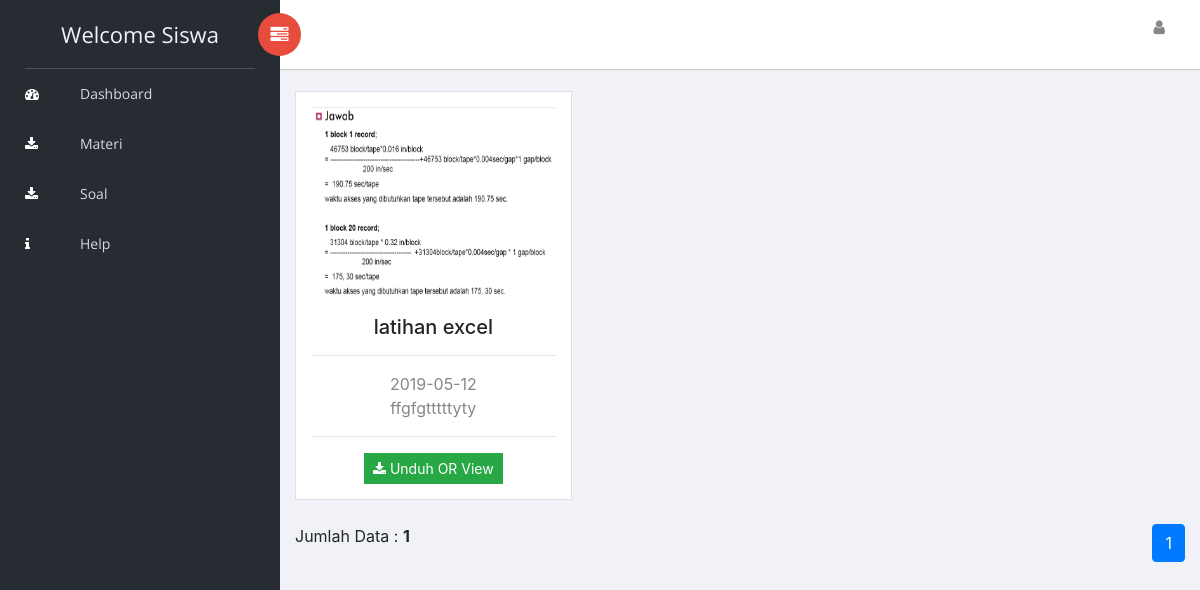
The page /siswa/soal/data.php (signed in) on the database its author committed.
### tables this page shows
CREATE TABLE `upload_soal` (
  `id_uploadsoal` varchar(20) NOT NULL,
  `judul_soal` varchar(191) NOT NULL,
  `link` varchar(200) DEFAULT NULL,
  `file` varchar(200) DEFAULT NULL,
  `id_guru` varchar(20) NOT NULL,
  `kelas` int(20) NOT NULL,
  `gambar` varchar(500) DEFAULT NULL,
  `keterangan` text NOT NULL,
  `tgl_upload` date NOT NULL
);

### siswa/soal/data.php (the view)
<?php include_once '../header.php' ?>
<div class="row">
		<?php
	$idsiswa=$_SESSION['siswa'];
	$batas=3;
 	$hal=@$_GET['hal'];
 	if (empty($hal)) {
 		$posisi=0;
		$hal=1;
 	}
 	else{
 	$posisi=($hal-1)*$batas;
 	}
	$datasiswa=mysqli_query($con,"select * from siswa where NIS='$idsiswa' ");
	$siswa=mysqli_fetch_array($datasiswa);
	$kelas=$siswa['kelas'];
	$downloadsoal=mysqli_query($con,"select * from upload_soal where kelas='$kelas'  order by id_uploadsoal desc LIMIT $posisi,$batas  ");
	foreach ($downloadsoal as $soal) {
	 ?>
 <div class="col-md-4">
	    <div class="card">
	        <div class="card-body">
	            <div class="mx-auto d-block">
	            	<?php
	            		if (is_null($soal['gambar']) or empty($soal['gambar'])) {
	            			?>
	            			 <img class=" mx-auto d-block" src="../images/noimage.png" alt="Card image cap" height="200px">
	            			<?php
	            		}
	            		else{
	            		?>
	            		    <img class=" mx-auto d-block" src="../../guru/file/gambar/<?php echo $soal['gambar']?>" alt="Card image cap" height="200px">
	            		<?php
	            	}
	            	 ?>
	                <h5 class="text-sm-center mt-2 mb-1"><?php echo $soal['judul_soal']; ?></h5>
	                <div class="location text-sm-center">
	                <hr>
	                <p><?php echo $soal['tgl_upload']; ?><br><?php echo $soal['keterangan']; ?></p>
	            </div>
	            <hr>
	            <div class="card-text text-sm-center">
	               <a href="unduh.php?id=<?=$soal['id_uploadsoal']?>" target="_blank" class="btn btn-sm btn-success"><i class="fa fa-download"></i> Unduh OR View</a></div>
	            </div>
	        </div>
	    </div>
	</div>
<?php
}
	  ?>
</div>
  <div style="float: left;">
 					<?php
 						$jml=mysqli_num_rows(mysqli_query($con,"select * from upload_soal where kelas='$kelas' "));
 					echo "Jumlah Data : <b>$jml</b>";
 					 ?>
 				</div>
 					<nav aria-label="Page navigation example">
 					<ul class="pagination" style="float: right;">
 						<?php
 						$jmlal=ceil($jml/$batas);
 						for ($i=1;$i<=$jmlal;$i++) {
 							if ($i != $hal) {
 							echo " <li class=\"page-item\"><a class=\"page-link\" href=\"?hal=$i\">$i</a></li>";
 							}
 							else{
 								echo "<li class=\"active page-item\"><a class=\"page-link\"> $i</a></li>";
 							}
 						}
 						 ?>
 					</ul>
 				</nav>
<?php include_once '../footer.php' ?>

### rows shown on the page
upload_soal: gambar (picture), judul_soal "latihan excel", tgl_upload "2019-05-12", keterangan "ffgfgtttttyty"

### other values the page prints
$jml "1"
